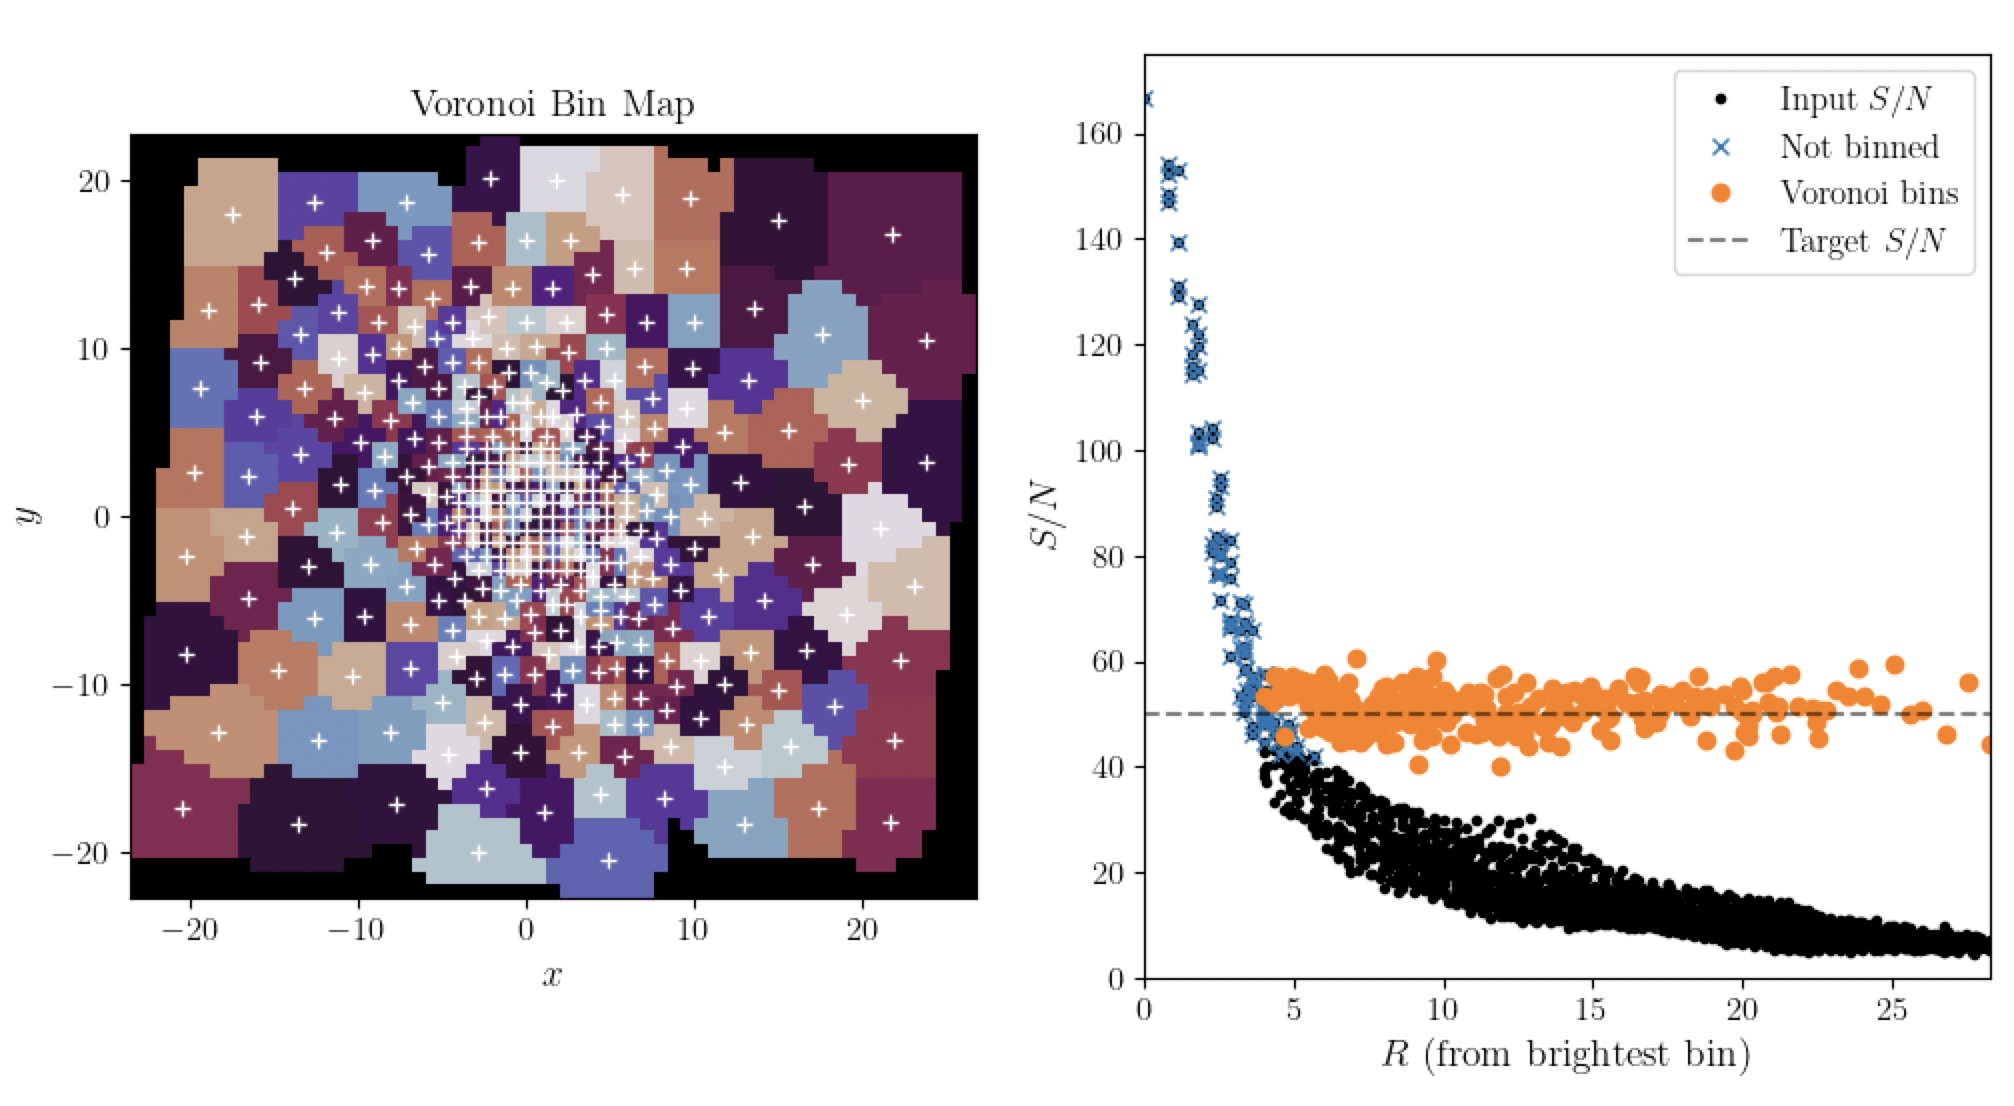

Write Julia code to recreate this figure.
using VoronoiBinning

# Note: CSV and DataFrames are not dependencies of the VoronoiBinning.jl package itself,
#       make sure you have them installed before trying to run this file!
using CSV, DataFrames

"""
    main()

This function provides a usage example for VoronoiBinning.jl using the same example as the 
python version of VorBin. This function assumes the "voronoi_2d_binning_example_input.txt" file
exists in the same directory as this file itself, and produces an output file, 
"voronoi_2d_binning_example_output.txt", also in the same directory. This test is small enough
that the differences between NearestNeighbor.jl's KDTree and scipy's cKDTree are not enough to
cause any deviations between the results using the python VorBin package and VoronoiBinning.jl.
The results have been tested and are reproduced exactly between both versions.

"""
function main()

    # Read in the data into a DataFrame object from the text file
    data = CSV.read("voronoi_2d_binning_example_input.txt", DataFrame, delim=' ', ignorerepeated=true, comment="#", header=["X", "Y", "S", "N"])
    x = data[!, :X]
    y = data[!, :Y]
    S = data[!, :S]
    N = data[!, :N]

    # Perform the binning and plot the results
    # If you don't have PyPlot.jl, this will still work, but it just wont be plotted and `fig` and `ax` will be `nothing`
    bin_numbers, xnode, ynode, xbar, ybar, SN, area, weights, fig, ax = voronoi2Dbinning(x, y, S, N, 50.0, plot=true, verbose=true)

    # save the results to an output text file
    CSV.write("voronoi_2d_binning_example_output.txt", DataFrame(x=x, y=y, N=bin_numbers))

    return bin_numbers
end


# If this script is called directly from the command line, run the main function
if abspath(PROGRAM_FILE) == @__FILE__
    main()
end
